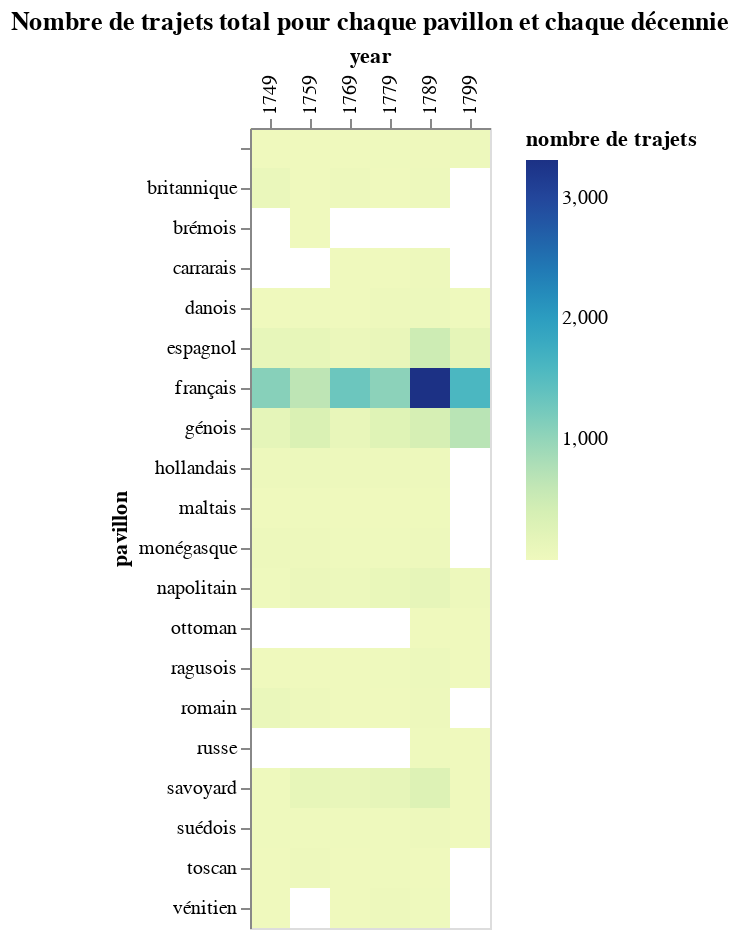

Here is the notebook cell this chart was saved with:
### Markdown cell above
#### Nombre de trajets total par pavillon par décennie - Heatmap

### Code cell
VegaLite({
    "$schema": "https://vega.github.io/schema/vega-lite/v5.json",
    "title": "Nombre de trajets total pour chaque pavillon et chaque décennie",
    "mark": {
        "tooltip": {
         "content": "data"
        },
        "type": "rect"
    },
    "data": {
        "values": list_viz
    },
    "encoding": {
        "x": {
            "field": "year",
            "type": "nominal", 
            "title": "year",
            "axis": {
                "orient": "top"
            }
        },
        "y": {
            "field": "pavillon",
            "type": "nominal",
            "title": "pavillon"
        },
        "color": {
            "field": "count_travel",
            "type": "quantitative",
            "title": "nombre de trajets"
        }
    }
})

### Figure 1 — Vega-Lite specification as saved in the notebook (floating-point values rounded to 4 significant figures)
{"$schema": "https://vega.github.io/schema/vega-lite/v5.json", "data": {"values": [{"count_travel": 1, "mean_duration": 5, "mean_number_steps": 1, "mean_speed": 42, "mean_total_miles": 210, "pavillon": "", "year": "1749"}, {"count_travel": 92, "mean_duration": 50.17, "mean_number_steps": 1.587, "mean_speed": 40.48, "mean_total_miles": 1636.0, "pavillon": "britannique", "year": "1749"}, {"count_travel": 9, "mean_duration": 68.89, "mean_number_steps": 1.778, "mean_speed": 22.63, "mean_total_miles": 1505.0, "pavillon": "danois", "year": "1749"}, {"count_travel": 129, "mean_duration": 9.271, "mean_number_steps": 1.217, "mean_speed": 41.61, "mean_total_miles": 210.6, "pavillon": "espagnol", "year": "1749"}, {"count_travel": 1092, "mean_duration": 21.48, "mean_number_steps": 1.657, "mean_speed": 34.24, "mean_total_miles": 548.5, "pavillon": "français", "year": "1749"}, {"count_travel": 159, "mean_duration": 9.428, "mean_number_steps": 1.17, "mean_speed": 34.06, "mean_total_miles": 201.9, "pavillon": "génois", "year": "1749"}, {"count_travel": 40, "mean_duration": 50.33, "mean_number_steps": 1.35, "mean_speed": 38.27, "mean_total_miles": 1614.0, "pavillon": "hollandais", "year": "1749"}, {"count_travel": 5, "mean_duration": 27.2, "mean_number_steps": 2.2, "mean_speed": 33.81, "mean_total_miles": 515, "pavillon": "maltais", "year": "1749"}, {"count_travel": 33, "mean_duration": 6.667, "mean_number_steps": 1.03, "mean_speed": 25.03, "mean_total_miles": 126.1, "pavillon": "monégasque", "year": "1749"}, {"count_travel": 19, "mean_duration": 30.26, "mean_number_steps": 1.632, "mean_speed": 25.78, "mean_total_miles": 513.4, "pavillon": "napolitain", "year": "1749"}, {"count_travel": 1, "mean_duration": 94, "mean_number_steps": 2, "mean_speed": 13.98, "mean_total_miles": 1314, "pavillon": "ragusois", "year": "1749"}, {"count_travel": 79, "mean_duration": 9.392, "mean_number_steps": 1.253, "mean_speed": 33.53, "mean_total_miles": 171.3, "pavillon": "romain", "year": "1749"}, {"count_travel": 12, "mean_duration": 4.167, "mean_number_steps": 1, "mean_speed": 57.2, "mean_total_miles": 185.4, "pavillon": "savoyard", "year": "1749"}, {"count_travel": 15, "mean_duration": 32.13, "mean_number_steps": 1.333, "mean_speed": 33.22, "mean_total_miles": 1028.0, "pavillon": "suédois", "year": "1749"}, {"count_travel": 3, "mean_duration": 39.67, "mean_number_steps": 2, "mean_speed": 27.47, "mean_total_miles": 549, "pavillon": "toscan", "year": "1749"}, {"count_travel": 7, "mean_duration": 78.86, "mean_number_steps": 2.143, "mean_speed": 16.44, "mean_total_miles": 1174.0, "pavillon": "vénitien", "year": "1749"}, {"count_travel": 4, "mean_duration": 76, "mean_number_steps": 3, "mean_speed": 28.05, "mean_total_miles": 951.5, "pavillon": "", "year": "1759"}, {"count_travel": 4, "mean_duration": 26.25, "mean_number_steps": 2.5, "mean_speed": 31.01, "mean_total_miles": 705, "pavillon": "britannique", "year": "1759"}, {"count_travel": 1, "mean_duration": 109, "mean_number_steps": 4, "mean_speed": 22.58, "mean_total_miles": 2461, "pavillon": "brémois", "year": "1759"}, {"count_travel": 10, "mean_duration": 45.3, "mean_number_steps": 1.5, "mean_speed": 26.98, "mean_total_miles": 932, "pavillon": "danois", "year": "1759"}, {"count_travel": 131, "mean_duration": 12.39, "mean_number_steps": 1.634, "mean_speed": 39.13, "mean_total_miles": 319.9, "pavillon": "espagnol", "year": "1759"}, {"count_travel": 650, "mean_duration": 8.183, "mean_number_steps": 1.415, "mean_speed": 37.76, "mean_total_miles": 205.1, "pavillon": "français", "year": "1759"}, {"count_travel": 339, "mean_duration": 10.57, "mean_number_steps": 1.543, "mean_speed": 49.16, "mean_total_miles": 307.4, "pavillon": "génois", "year": "1759"}, {"count_travel": 44, "mean_duration": 47.34, "mean_number_steps": 1.545, "mean_speed": 24.52, "mean_total_miles": 1027.0, "pavillon": "hollandais", "year": "1759"}, {"count_travel": 10, "mean_duration": 18.9, "mean_number_steps": 2.2, "mean_speed": 33.7, "mean_total_miles": 475, "pavillon": "maltais", "year": "1759"}, {"count_travel": 32, "mean_duration": 5.656, "mean_number_steps": 1.125, "mean_speed": 32.36, "mean_total_miles": 141.1, "pavillon": "monégasque", "year": "1759"}, {"count_travel": 69, "mean_duration": 17.83, "mean_number_steps": 1.725, "mean_speed": 47.24, "mean_total_miles": 429.0, "pavillon": "napolitain", "year": "1759"}, {"count_travel": 2, "mean_duration": 52, "mean_number_steps": 3, "mean_speed": 15.93, "mean_total_miles": 800, "pavillon": "ragusois", "year": "1759"}, {"count_travel": 29, "mean_duration": 6.103, "mean_number_steps": 1.414, "mean_speed": 79.22, "mean_total_miles": 289.6, "pavillon": "romain", "year": "1759"}, {"count_travel": 138, "mean_duration": 7.014, "mean_number_steps": 1.362, "mean_speed": 65.11, "mean_total_miles": 282.2, "pavillon": "savoyard", "year": "1759"}, {"count_travel": 12, "mean_duration": 11.92, "mean_number_steps": 1.167, "mean_speed": 37.62, "mean_total_miles": 270.8, "pavillon": "suédois", "year": "1759"}, {"count_travel": 27, "mean_duration": 26.19, "mean_number_steps": 2, "mean_speed": 30.17, "mean_total_miles": 605.3, "pavillon": "toscan", "year": "1759"}, {"count_travel": 4, "mean_duration": 24.75, "mean_number_steps": 1.75, "mean_speed": 34.87, "mean_total_miles": 769.2, "pavillon": "", "year": "1769"}, {"count_travel": 41, "mean_duration": 23.49, "mean_number_steps": 1.512, "mean_speed": 43.8, "mean_total_miles": 834.2, "pavillon": "britannique", "year": "1769"}, {"count_travel": 5, "mean_duration": 10.8, "mean_number_steps": 1, "mean_speed": 28.58, "mean_total_miles": 190.4, "pavillon": "carrarais", "year": "1769"}, {"count_travel": 3, "mean_duration": 35.67, "mean_number_steps": 1.333, "mean_speed": 25.61, "mean_total_miles": 782, "pavillon": "danois", "year": "1769"}, {"count_travel": 73, "mean_duration": 14.75, "mean_number_steps": 1.068, "mean_speed": 20.22, "mean_total_miles": 185.0, "pavillon": "espagnol", "year": "1769"}, {"count_travel": 1304, "mean_duration": 17.34, "mean_number_steps": 1.556, "mean_speed": 35.45, "mean_total_miles": 429.3, "pavillon": "français", "year": "1769"}, {"count_travel": 125, "mean_duration": 10.99, "mean_number_steps": 1.104, "mean_speed": 32.66, "mean_total_miles": 258.3, "pavillon": "génois", "year": "1769"}, {"count_travel": 27, "mean_duration": 25.81, "mean_number_steps": 1.259, "mean_speed": 31.63, "mean_total_miles": 640.1, "pavillon": "hollandais", "year": "1769"}, {"count_travel": 6, "mean_duration": 6.167, "mean_number_steps": 1.167, "mean_speed": 39.89, "mean_total_miles": 218.2, "pavillon": "maltais", "year": "1769"}, {"count_travel": 11, "mean_duration": 8.727, "mean_number_steps": 1, "mean_speed": 17.82, "mean_total_miles": 126.5, "pavillon": "monégasque", "year": "1769"}, {"count_travel": 56, "mean_duration": 22.07, "mean_number_steps": 1.143, "mean_speed": 31.32, "mean_total_miles": 452.6, "pavillon": "napolitain", "year": "1769"}, {"count_travel": 2, "mean_duration": 30.5, "mean_number_steps": 2.5, "mean_speed": 18.23, "mean_total_miles": 512.5, "pavillon": "ragusois", "year": "1769"}, {"count_travel": 2, "mean_duration": 27, "mean_number_steps": 1, "mean_speed": 12.73, "mean_total_miles": 272, "pavillon": "romain", "year": "1769"}, {"count_travel": 109, "mean_duration": 5.165, "mean_number_steps": 1.028, "mean_speed": 84.06, "mean_total_miles": 275.3, "pavillon": "savoyard", "year": "1769"}, {"count_travel": 17, "mean_duration": 50.94, "mean_number_steps": 1.412, "mean_speed": 28.81, "mean_total_miles": 1119.0, "pavillon": "suédois", "year": "1769"}, {"count_travel": 3, "mean_duration": 8.667, "mean_number_steps": 1, "mean_speed": 27.74, "mean_total_miles": 232, "pavillon": "toscan", "year": "1769"}, {"count_travel": 8, "mean_duration": 57, "mean_number_steps": 1.875, "mean_speed": 31.79, "mean_total_miles": 935, "pavillon": "vénitien", "year": "1769"}, {"count_travel": 18, "mean_duration": 11.22, "mean_number_steps": 1.167, "mean_speed": 32.16, "mean_total_miles": 272.3, "pavillon": "", "year": "1779"}, {"count_travel": 1, "mean_duration": 7, "mean_number_steps": 1, "mean_speed": 30.57, "mean_total_miles": 214, "pavillon": "britannique", "year": "1779"}, {"count_travel": 6, "mean_duration": 12.17, "mean_number_steps": 1.167, "mean_speed": 24.63, "mean_total_miles": 210.5, "pavillon": "carrarais", "year": "1779"}, {"count_travel": 27, "mean_duration": 23.74, "mean_number_steps": 1.259, "mean_speed": 36.17, "mean_total_miles": 572.0, "pavillon": "danois", "year": "1779"}, {"count_travel": 108, "mean_duration": 14.23, "mean_number_steps": 1.296, "mean_speed": 30.92, "mean_total_miles": 214.9, "pavillon": "espagnol", "year": "1779"}, {"count_travel": 1054, "mean_duration": 11.12, "mean_number_steps": 1.37, "mean_speed": 31.09, "mean_total_miles": 208.4, "pavillon": "français", "year": "1779"}, {"count_travel": 258, "mean_duration": 10.54, "mean_number_steps": 1.194, "mean_speed": 34.57, "mean_total_miles": 253.0, "pavillon": "génois", "year": "1779"}, {"count_travel": 37, "mean_duration": 16.32, "mean_number_steps": 1.216, "mean_speed": 40.69, "mean_total_miles": 434.4, "pavillon": "hollandais", "year": "1779"}, {"count_travel": 8, "mean_duration": 17.75, "mean_number_steps": 1.5, "mean_speed": 24.83, "mean_total_miles": 283.8, "pavillon": "maltais", "year": "1779"}, {"count_travel": 18, "mean_duration": 4.889, "mean_number_steps": 1, "mean_speed": 32.36, "mean_total_miles": 121.9, "pavillon": "monégasque", "year": "1779"}, {"count_travel": 95, "mean_duration": 19.59, "mean_number_steps": 1.411, "mean_speed": 30.89, "mean_total_miles": 485.9, "pavillon": "napolitain", "year": "1779"}, {"count_travel": 12, "mean_duration": 39.92, "mean_number_steps": 2.083, "mean_speed": 30.27, "mean_total_miles": 821.6, "pavillon": "ragusois", "year": "1779"}, {"count_travel": 9, "mean_duration": 6.444, "mean_number_steps": 1.111, "mean_speed": 33.22, "mean_total_miles": 203.9, "pavillon": "romain", "year": "1779"}, {"count_travel": 153, "mean_duration": 5.039, "mean_number_steps": 1.026, "mean_speed": 86.34, "mean_total_miles": 256.1, "pavillon": "savoyard", "year": "1779"}, {"count_travel": 14, "mean_duration": 29.14, "mean_number_steps": 1.357, "mean_speed": 38.39, "mean_total_miles": 756.9, "pavillon": "suédois", "year": "1779"}, {"count_travel": 11, "mean_duration": 16.55, "mean_number_steps": 1.818, "mean_speed": 29.58, "mean_total_miles": 319.9, "pavillon": "toscan", "year": "1779"}, {"count_travel": 28, "mean_duration": 32.21, "mean_number_steps": 1.679, "mean_speed": 28.38, "mean_total_miles": 736.2, "pavillon": "vénitien", "year": "1779"}, {"count_travel": 25, "mean_duration": 44.76, "mean_number_steps": 2.16, "mean_speed": 32.12, "mean_total_miles": 949.0, "pavillon": "", "year": "1789"}, {"count_travel": 42, "mean_duration": 36.5, "mean_number_steps": 1.643, "mean_speed": 45.36, "mean_total_miles": 1275.0, "pavillon": "britannique", "year": "1789"}, {"count_travel": 42, "mean_duration": 12.95, "mean_number_steps": 1.048, "mean_speed": 27.58, "mean_total_miles": 213.6, "pavillon": "carrarais", "year": "1789"}, {"count_travel": 53, "mean_duration": 38.77, "mean_number_steps": 1.302, "mean_speed": 33.77, "mean_total_miles": 863.7, "pavillon": "danois", "year": "1789"}, {"count_travel": 481, "mean_duration": 13.12, "mean_number_steps": 1.193, "mean_speed": 34.88, "mean_total_miles": 250.3, "pavillon": "espagnol", "year": "1789"}, {"count_travel": 3311, "mean_duration": 14.01, "mean_number_steps": 1.395, "mean_speed": 34.12, "mean_total_miles": 363.4, "pavillon": "français", "year": "1789"}, {"count_travel": 392, "mean_duration": 12.56, "mean_number_steps": 1.059, "mean_speed": 32.07, "mean_total_miles": 253.9, "pavillon": "génois", "year": "1789"}, {"count_travel": 32, "mean_duration": 24.34, "mean_number_steps": 1.312, "mean_speed": 32.6, "mean_total_miles": 728.3, "pavillon": "hollandais", "year": "1789"}, {"count_travel": 20, "mean_duration": 8.75, "mean_number_steps": 1.05, "mean_speed": 40.18, "mean_total_miles": 207.1, "pavillon": "maltais", "year": "1789"}, {"count_travel": 42, "mean_duration": 8.69, "mean_number_steps": 1, "mean_speed": 28.7, "mean_total_miles": 131.0, "pavillon": "monégasque", "year": "1789"}, {"count_travel": 154, "mean_duration": 25.6, "mean_number_steps": 1.195, "mean_speed": 30.41, "mean_total_miles": 544.2, "pavillon": "napolitain", "year": "1789"}, {"count_travel": 2, "mean_duration": 54, "mean_number_steps": 2, "mean_speed": 16.79, "mean_total_miles": 887, "pavillon": "ottoman", "year": "1789"}, {"count_travel": 45, "mean_duration": 25.87, "mean_number_steps": 1.622, "mean_speed": 27.68, "mean_total_miles": 519.9, "pavillon": "ragusois", "year": "1789"}, {"count_travel": 34, "mean_duration": 9.059, "mean_number_steps": 1.059, "mean_speed": 31.92, "mean_total_miles": 191.7, "pavillon": "romain", "year": "1789"}, {"count_travel": 11, "mean_duration": 62.45, "mean_number_steps": 3.909, "mean_speed": 28.5, "mean_total_miles": 1786, "pavillon": "russe", "year": "1789"}, {"count_travel": 296, "mean_duration": 6.095, "mean_number_steps": 1.017, "mean_speed": 85.1, "mean_total_miles": 266.6, "pavillon": "savoyard", "year": "1789"}, {"count_travel": 29, "mean_duration": 52.76, "mean_number_steps": 1.621, "mean_speed": 36.88, "mean_total_miles": 1859.0, "pavillon": "suédois", "year": "1789"}, {"count_travel": 4, "mean_duration": 3.75, "mean_number_steps": 1, "mean_speed": 42.88, "mean_total_miles": 134.8, "pavillon": "toscan", "year": "1789"}, {"count_travel": 16, "mean_duration": 32.56, "mean_number_steps": 1.5, "mean_speed": 25.21, "mean_total_miles": 669.9, "pavillon": "vénitien", "year": "1789"}, {"count_travel": 28, "mean_duration": 3.5, "mean_number_steps": 1.107, "mean_speed": 33.02, "mean_total_miles": 83.46, "pavillon": "", "year": "1799"}, {"count_travel": 13, "mean_duration": 9.231, "mean_number_steps": 1.154, "mean_speed": 34.32, "mean_total_miles": 251.8, "pavillon": "danois", "year": "1799"}, {"count_travel": 167, "mean_duration": 14.27, "mean_number_steps": 1.066, "mean_speed": 21.63, "mean_total_miles": 198.8, "pavillon": "espagnol", "year": "1799"}, {"count_travel": 1603, "mean_duration": 5.241, "mean_number_steps": 1.067, "mean_speed": 34.27, "mean_total_miles": 89.57, "pavillon": "français", "year": "1799"}, {"count_travel": 693, "mean_duration": 10.59, "mean_number_steps": 1.052, "mean_speed": 25.99, "mean_total_miles": 179.2, "pavillon": "génois", "year": "1799"}, {"count_travel": 32, "mean_duration": 15.22, "mean_number_steps": 1.438, "mean_speed": 26.86, "mean_total_miles": 399.0, "pavillon": "napolitain", "year": "1799"}, {"count_travel": 2, "mean_duration": 25.5, "mean_number_steps": 1.5, "mean_speed": 27.86, "mean_total_miles": 658.5, "pavillon": "ottoman", "year": "1799"}, {"count_travel": 1, "mean_duration": 18, "mean_number_steps": 3, "mean_speed": 24.17, "mean_total_miles": 435, "pavillon": "ragusois", "year": "1799"}, {"count_travel": 1, "mean_duration": 39, "mean_number_steps": 3, "mean_speed": 27.23, "mean_total_miles": 1062, "pavillon": "russe", "year": "1799"}, {"count_travel": 2, "mean_duration": 6, "mean_number_steps": 1, "mean_speed": 42.34, "mean_total_miles": 262, "pavillon": "savoyard", "year": "1799"}, {"count_travel": 3, "mean_duration": 3.333, "mean_number_steps": 1, "mean_speed": 61.08, "mean_total_miles": 228.3, "pavillon": "suédois", "year": "1799"}]}, "encoding": {"color": {"field": "count_travel", "title": "nombre de trajets", "type": "quantitative"}, "x": {"axis": {"orient": "top"}, "field": "year", "title": "year", "type": "nominal"}, "y": {"field": "pavillon", "title": "pavillon", "type": "nominal"}}, "mark": {"tooltip": {"content": "data"}, "type": "rect"}, "title": "Nombre de trajets total pour chaque pavillon et chaque décennie"}
